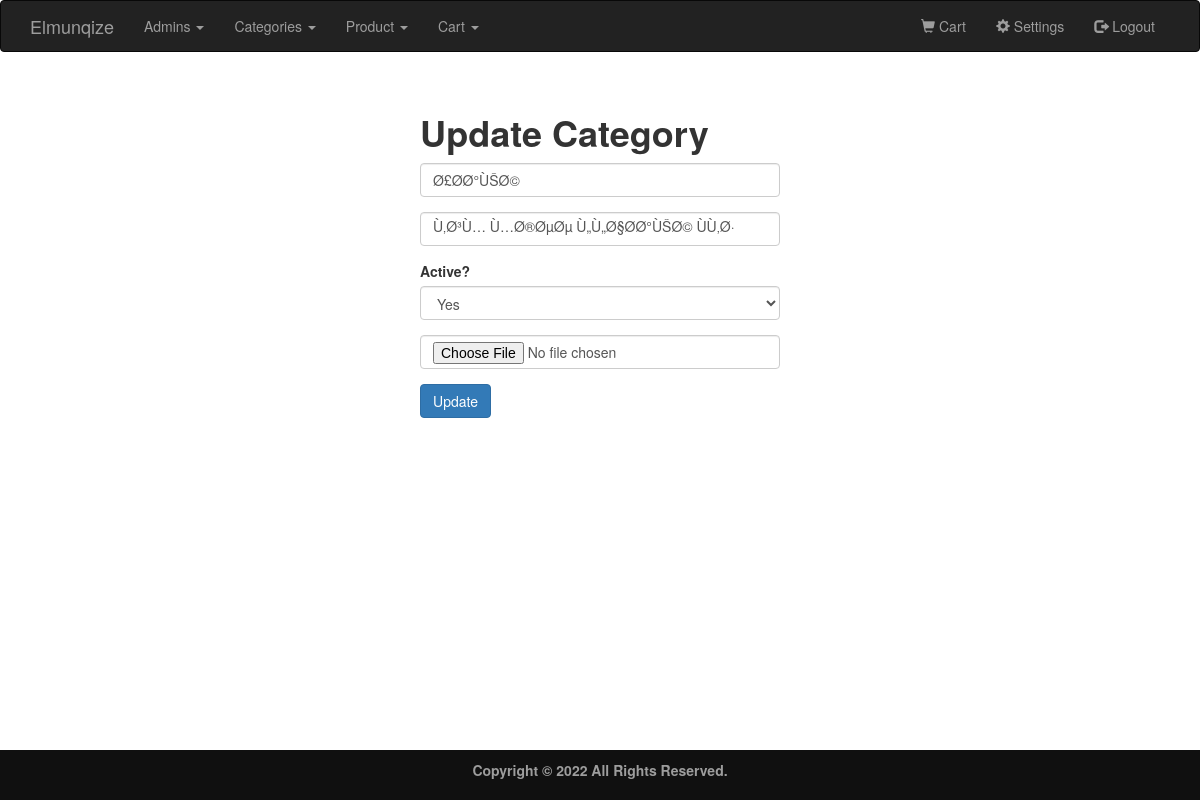
The app's page /Admin/Category/edit.php?id=19 (signed in) with its own data.
### tables this page shows
CREATE TABLE `category` (
  `id` int(11) NOT NULL,
  `name` varchar(50) NOT NULL,
  `active` varchar(3) NOT NULL,
  `description` text NOT NULL,
  `pic` varchar(255) NOT NULL
);

### Admin/Category/edit.php (the view, shortened to what this page needs)
<?php
require_once '../../Config\config.php';
require '../inc/header.php';
if (isset($_GET['id'])) {
    $id = $_GET['id'];
    $sql = mysqli_query($con, "SELECT * FROM category WHERE id='$id'");
    if (mysqli_num_rows($sql) == 1) {
        $row = mysqli_fetch_array($sql);
        $name = $row['name'];
        $description = $row['description'];
        $active = $row['active'];
    }
}
?>
<!DOCTYPE html>
<html>
<body>
    <div>
        <br><br>
        <div class="container">
            <div class="row">
                <div class="col-xs-4 col-xs-offset-4">
                    <h1><b>Update Category</b></h1>
                    <form method="post" action="edit.php?id=<?php echo  $id ?>" enctype="multipart/form-data">
                        <div class="form-group">
                            <input type="text" class="form-control" name="name" placeholder="Name" required="true" value="<?php echo $name; ?>">
                        </div>
                        <div class="form-group">
                            <input type="text" class="form-control" name="description" placeholder="description" required="true" value="<?php echo $description; ?>">
                        </div>
                        <label for="active">Active?</label>
                        <div class="form-group">
                            <select class="form-control" name="active">
                                <option value="yes" <?= $active == 'yes' ? 'selected' : ''; ?>>Yes</option>
                            </select>
                        </div>
                        <div class="form-group">
                            <input type="file" class="form-control" name="file" id="file"">
                        </div>
                        <div class=" form-group">
                            <input type="submit" class="btn btn-primary" value="Update" name="Update">
                        </div>
                    </form>
                </div>
            </div>
        </div>
        <br><br><br><br><br><br>
        <?php include '../inc/footer.php'; ?>
</body>
</html>

### Assets/css/style.css (style rules this page uses)
html { min-height:100%; position:relative; }

### records on screen
category: name "Ø£Ø­Ø°ÙŠØ©", description "Ù‚Ø³Ù… Ù…Ø®ØµØµ Ù„Ù„Ø§Ø­Ø°ÙŠØ© ÙÙ‚Ø·", active "Yes"
